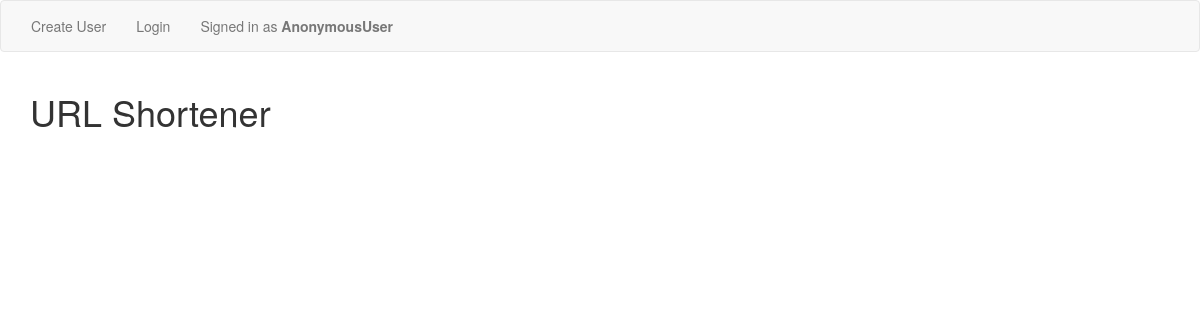
Before: / with the older database file.
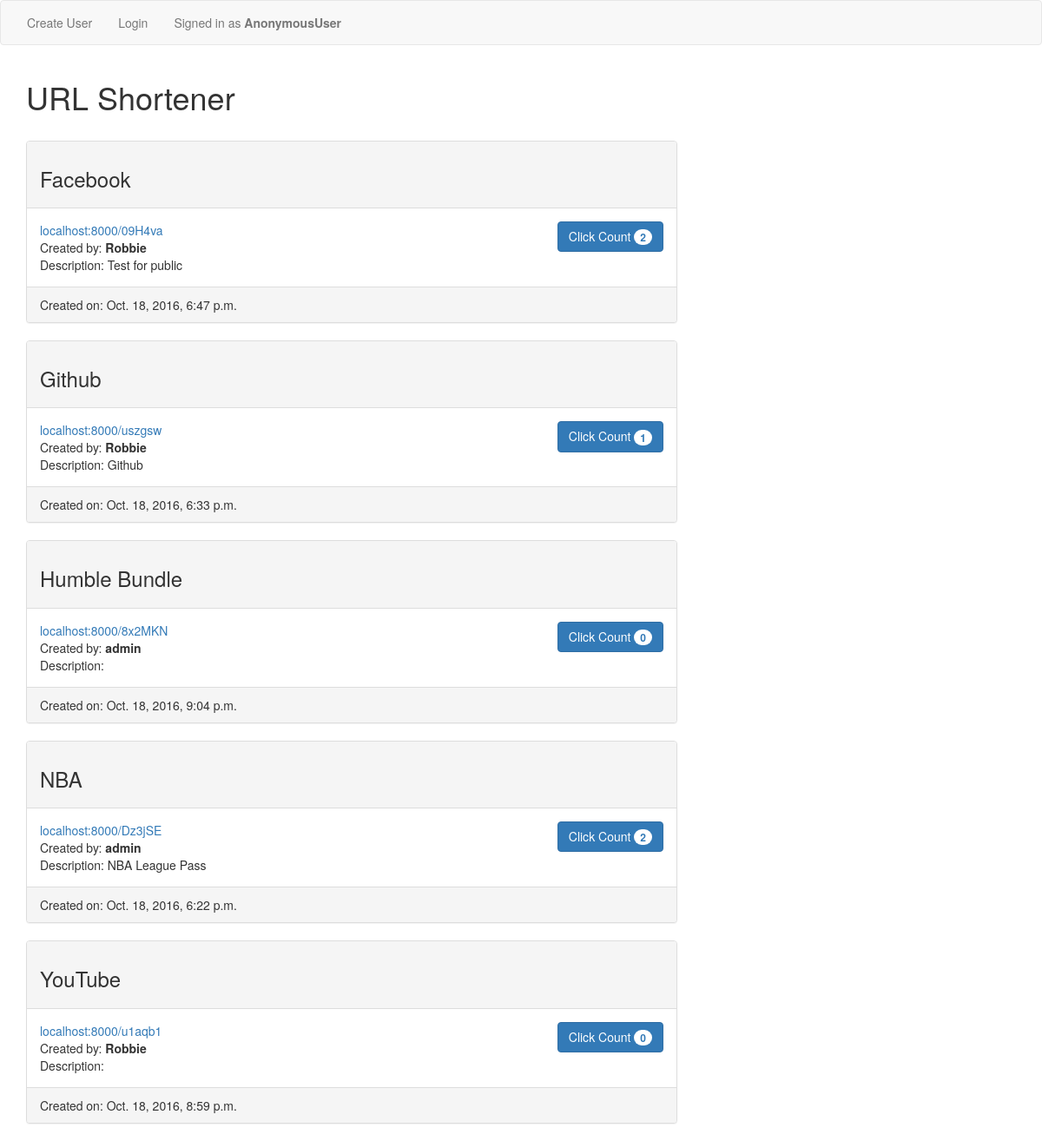
After: the same page with the newer database file.
### app/models.py (models this page shows, shortened)
class Bookmark(models.Model):
    title = models.CharField(max_length=100)
    url_page = models.URLField(null=True, blank=True)
    description = models.CharField(max_length=150, null=True, blank=True)
    created = models.DateTimeField(auto_now=True)
    user = models.ForeignKey(User)
    new_url = models.CharField(max_length=6, null=True, blank=True)
    public = models.BooleanField(default=False)
    class Meta:
        ordering = ("title", )
    @property
    def click_count(self):
        return self.click_set.count()

### app/views.py (the view)
# urls.py: url(r'^$', URLView.as_view(), name="url_view"),
class URLView(ListView):
    model = Bookmark

### templates/app/bookmark_list.html (shortened to what this page needs)
{% extends 'base.html' %}
{% block content %}
<h1>URL Shortener</h1> <br>
<div class="row">
  <div class="col-md-4">
  </div>
  {% for url in object_list %}
    {% if url.user == request.user %}
        <div class="col-md-8">
          <div class="panel panel-default">
            <div class="panel-heading">
                <h3>{{ url.title }}</h3>
            </div>
            <div class="panel-body">
              <a href="{{ url.new_url }}">localhost:8000/{{ url.new_url }}</a> - <a href="{% url 'url_update_view' url.id %}">Update</a>
              <button type="button" class="btn btn-primary">Click Count <span class="badge">{{ url.click_count }}</span></button> <br>
              Created by: <b>{{ url.user }}</b> <br>
              Description: {{ url.description }}
            </div>
            <div class="panel-footer">
              Created on: {{ url.created }}
            </div>
          </div>
        </div>
    {% elif url.public == True %}
        <div class="col-md-8">
          <div class="panel panel-default">
            <div class="panel-heading">
                <h3>{{ url.title }}</h3>
            </div>
            <div class="panel-body">
              <a href="{{ url.new_url }}">localhost:8000/{{ url.new_url }}</a>
              <button type="button" class="btn btn-primary">Click Count <span class="badge">{{ url.click_count }}</span></button> <br>
              Created by: <b>{{ url.user }}</b> <br>
              Description: {{ url.description }}
            </div>
            <div class="panel-footer">
              Created on: {{ url.created }}
            </div>
          </div>
        </div>
      {% endif %}
    {% endfor %}
</div>
{% endblock %}

Changed rows visible on the page:
added Bookmark: title "Facebook", new_url "09H4va", click_count "2", user "Robbie", description "Test for public", created "Oct. 18, 2016, 6:47 p.m."
added Bookmark: title "Github", new_url "uszgsw", click_count "1", user "Robbie", description "Github", created "Oct. 18, 2016, 6:33 p.m."
added Bookmark: title "Humble Bundle", new_url "8x2MKN", click_count "0", user "admin", created "Oct. 18, 2016, 9:04 p.m."
now on this page (row edited): Bookmark: title "NBA", new_url "Dz3jSE", click_count "2", user "admin", description "NBA League Pass", created "Oct. 18, 2016, 6:22 p.m."
added Bookmark: title "YouTube", new_url "u1aqb1", click_count "0", user "Robbie", created "Oct. 18, 2016, 8:59 p.m."
